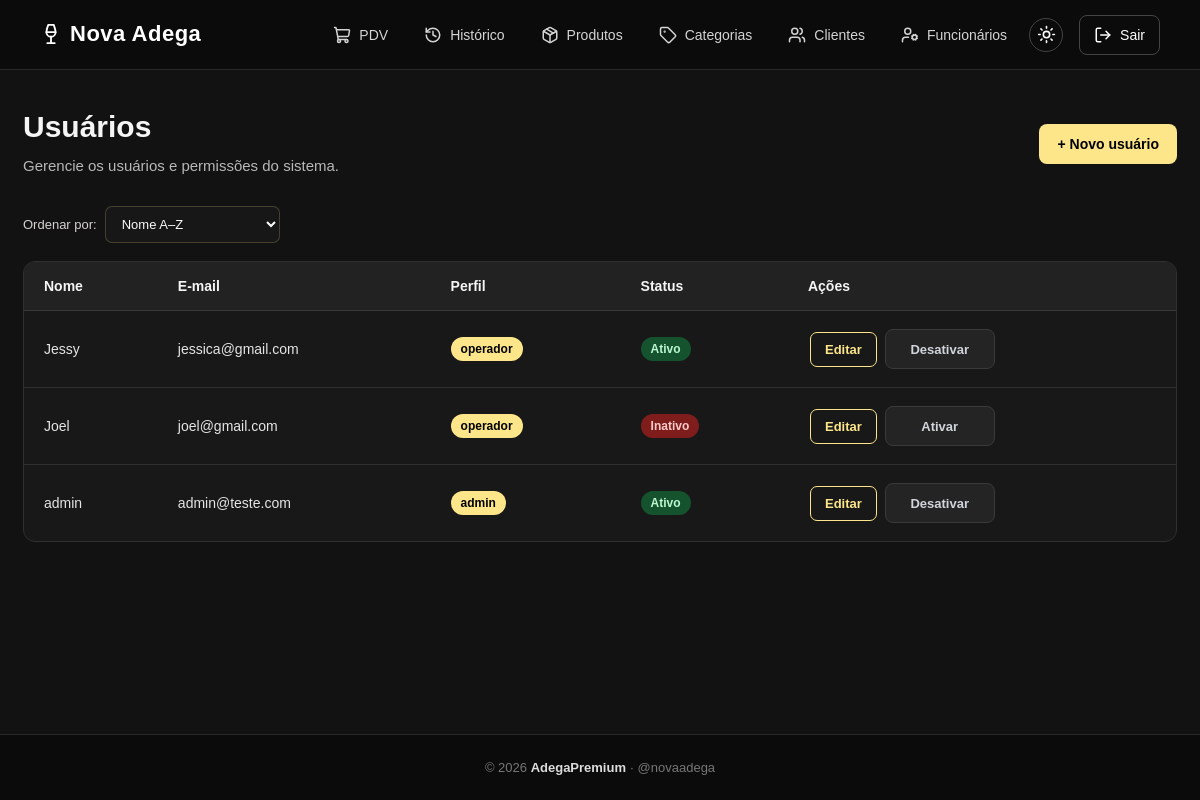
/usuarios/ (signed in), run on the app's committed database.
### app/models/usuarios.py (models this page shows)
class Usuario(Base):
    __tablename__ = "usuarios"
    id = Column(Integer, primary_key=True, autoincrement=True)
    nome = Column(String(100), nullable=False)
    email = Column(String(150), unique=True, nullable=False)
    senha_hash = Column(String(255), nullable=False)
    role = Column(String(20), nullable=False, default="operador")
    ativo = Column(Boolean, default=True)
    criando_em = Column(DateTime, server_default=func.now())

### app/controllers/usuario_controller.py (the view)
@router.get("/")
def listar_usuarios(
    request: Request,
    db: Session = Depends(get_db),
    admin = Depends(get_admin)
):
    ordenar = request.query_params.get("ordenar", "nome_asc")
    ordenacoes = {
        "nome_asc": Usuario.nome.asc(),
        "nome_desc": Usuario.nome.desc(),
        "email_asc": Usuario.email.asc(),
        "email_desc": Usuario.email.desc(),
        "perfil": Usuario.role.asc(),
        "ativos": Usuario.ativo.desc(),
        "inativos": Usuario.ativo.asc(),
        "recentes": Usuario.criando_em.desc()
    }
    criterio = ordenacoes.get(ordenar, Usuario.nome.asc())
    usuarios = db.query(Usuario).order_by(criterio).all()
    return templates.TemplateResponse(
        request,
        "usuarios/index.html",
        {
            "request": request,
            "usuario": admin,
            "usuarios": usuarios,
            "ordenar": ordenar
        }
    )

### app/templates/usuarios/index.html (shortened to what this page needs)
{% extends "base.html" %}
{% block styles %}
<link rel="stylesheet" href="/static/CSS/usuarios.css?v=3">
{% endblock %}
{% block content %}
<main class="container usuarios-container">
    <div class="titulo-pagina">
        <div>
            <h1>
                Usuários
            </h1>
            <p>
                Gerencie os usuários e permissões do sistema.
            </p>
        </div>
        <a href="/usuarios/novo" class="btn-novo">
            + Novo usuário
        </a>
    </div>
    <div class="usuarios-controles">
        <form
            method="GET"
            action="/usuarios/"
            class="usuarios-filtro"
        >
            <label for="ordenar">
                Ordenar por:
            </label>
            <select
                name="ordenar"
                id="ordenar"
                onchange="this.form.submit()"
            >
                <option value="nome_asc"
                    {% if ordenar == 'nome_asc' %}selected{% endif %}>
                    Nome A–Z
                </option>
            </select>
        </form>
    </div>
    <div class="tabela-container">
        <table>
            <thead>
                <tr>
                    <th>Nome</th>
                    <th>E-mail</th>
                    <th>Perfil</th>
                    <th>Status</th>
                    <th>Ações</th>
                </tr>
            </thead>
            <tbody>
                {% for u in usuarios %}
                <tr>
                    <td>
                        {{ u.nome }}
                    </td>
                    <td>
                        {{ u.email }}
                    </td>
                    <td>
                        <span class="perfil">
                            {{ u.role }}
                        </span>
                    </td>
                    <td>
                        {% if u.ativo %}
                        <span class="status ativo">
                            Ativo
                        </span>
                        {% else %}
                        <span class="status inativo">
                            Inativo
                        </span>
                        {% endif %}
                    </td>
                    <td class="acoes-usuario">
                        <a href="/usuarios/{{ u.id }}/editar" class="btn-editar">
                            Editar
                        </a>
                        <form action="/usuarios/{{ u.id }}/toggle-ativo" method="post" class="form-status">
                            <button type="submit" class="{{ 'btn-desativar' if u.ativo else 'btn-ativar' }}">
                                {{
                                "Desativar"
                                if u.ativo
                                else "Ativar"
                                }}
                            </button>
                        </form>
                    </td>
                </tr>
                {% endfor %}
            </tbody>
        </table>
    </div>
</main>
{% endblock %}

### app/static/CSS/home.css (style rules this page uses)
* { box-sizing: border-box; }
html { min-height: 100%; overflow-y: scroll; }
body { margin: 0; padding: 0; min-height: 100vh; font-family: Arial, Helvetica, sans-serif; background: #121212; color: #f9fafb; display: flex; flex-direction: column; }

### app/static/CSS/usuarios.css (style rules this page uses)
.container { width: min(1500px, calc(100% - 40px)); margin: 35px auto; color: var(--texto, #f5f5f5); }
.titulo-pagina { display: flex; align-items: center; justify-content: space-between; flex-wrap: wrap; gap: 20px; margin-bottom: 28px; }
.titulo-pagina h1 { margin: 0 0 10px; font-size: 30px; font-weight: 700; }
.titulo-pagina p { margin: 0; color: var(--texto-secundario, #b8b8b8); font-size: 15px; line-height: 1.6; }
.btn-novo { display: inline-flex; align-items: center; justify-content: center; padding: 12px 18px; border-radius: 8px; background: #FDE68A; color: #000000; text-decoration: none; font-size: 14px; font-weight: 600; transition: background 0.2s, transform 0.2s; }
.tabela-container { width: 100%; overflow-x: auto; border: 1px solid #303030; border-radius: 12px; background: #181818; }
.tabela-container table { width: 100%; border-collapse: collapse; text-align: left; }
.tabela-container thead { background: #222222; }
.tabela-container th { padding: 16px 20px; color: #f5f5f5; font-size: 14px; font-weight: 600; white-space: nowrap; border-bottom: 1px solid #383838; }
.tabela-container td { padding: 16px 20px; color: #e5e5e5; font-size: 14px; border-bottom: 1px solid #303030; }
.tabela-container tbody tr:last-child td { border-bottom: none; }
.perfil { display: inline-block; padding: 5px 10px; border-radius: 20px; background: #FDE68A; color: #000000; font-size: 12px; font-weight: 600; }
.status { display: inline-block; padding: 5px 10px; border-radius: 20px; font-size: 12px; font-weight: 600; }
.status.ativo { background: #14532d; color: #bbf7d0; }
.status.inativo { background: #7f1d1d; color: #fecaca; }
.acoes-usuario { white-space: nowrap; }
.acoes-usuario a, .acoes-usuario button { display: inline-flex; align-items: center; justify-content: center; min-height: 34px; padding: 7px 12px; margin: 2px; font-family: inherit; font-size: 13px; font-weight: 600; text-decoration: none; cursor: pointer; transition: background 0.2s; }
.acoes-usuario .btn-editar { display: inline-flex; align-items: center; justify-content: center; padding: 9px 14px; background: transparent; color: #FDE68A; border: 1px solid #FDE68A; border-radius: 7px; text-decoration: none; font-size: 13px; font-weight: 600; box-sizing: border-box; width: auto; min-width: 0; white-space: nowrap; cursor: pointer; transition: 0.2s ease; flex-shrink: 0; }
.btn-desativar, .btn-ativar { width: 110px; height: 40px; display: inline-flex; align-items: center; justify-content: center; padding: 0 12px; box-sizing: border-box; border-radius: 8px; font-size: 12px; font-weight: 600; text-decoration: none; cursor: pointer; white-space: nowrap; transition: background 0.2s ease, border-color 0.2s ease, color 0.2s ease, transform 0.2s ease; }
.btn-desativar { background: #242424; color: #D1D5DB; border: 1px solid #3A3A3A; }
.btn-ativar { background: #242424; color: #D1D5DB; border: 1px solid #3A3A3A; }
.form-status { display: inline; margin: 0; }
.page-wrapper > .usuarios-container { display: block; width: 100%; max-width: 1500px; margin: 0 auto; padding: 40px 23px 60px; box-sizing: border-box; }
.usuarios-controles { display: flex; align-items: center; justify-content: flex-start; margin-bottom: 18px; }
.usuarios-filtro { display: flex; align-items: center; gap: 8px; }
.usuarios-filtro label { color: #d6d3d1; font-size: 13px; font-weight: 500; white-space: nowrap; }
.usuarios-filtro select { min-width: 175px; padding: 9px 30px 9px 12px; background-color: #171717; color: #f9fafb; border: 1px solid rgba(253, 230, 138, 0.2); border-radius: 7px; font-size: 13px; font-family: inherit; cursor: pointer; outline: none; transition: border-color 0.2s, box-shadow 0.2s; }
.usuarios-filtro select option { background-color: #1e1e1e; color: #f9fafb; }

### app/static/CSS/responsivo.css (style rules this page uses)
* { box-sizing: border-box; }
html { width: 100%; min-width: 0; overflow-x: clip; }
body { width: 100%; min-width: 0; max-width: 100%; margin: 0; }
button, input, select, textarea { max-width: 100%; font: inherit; }
h1, h2, h3, p, td, th, label { overflow-wrap: anywhere; }
.home-container, .container, .conteudo, .pdv-container { width: 100%; max-width: 1500px; margin-left: auto; margin-right: auto; box-sizing: border-box; }

### data on the page
Usuario: nome "Jessy", email "jessica@gmail.com", role "operador", shows "Ativo", ativo "Desativar"
Usuario: nome "Joel", email "joel@gmail.com", role "operador", shows "Inativo", ativo "Ativar"
Usuario: nome "admin", email "admin@teste.com", role "admin", shows "Ativo", ativo "Desativar"
